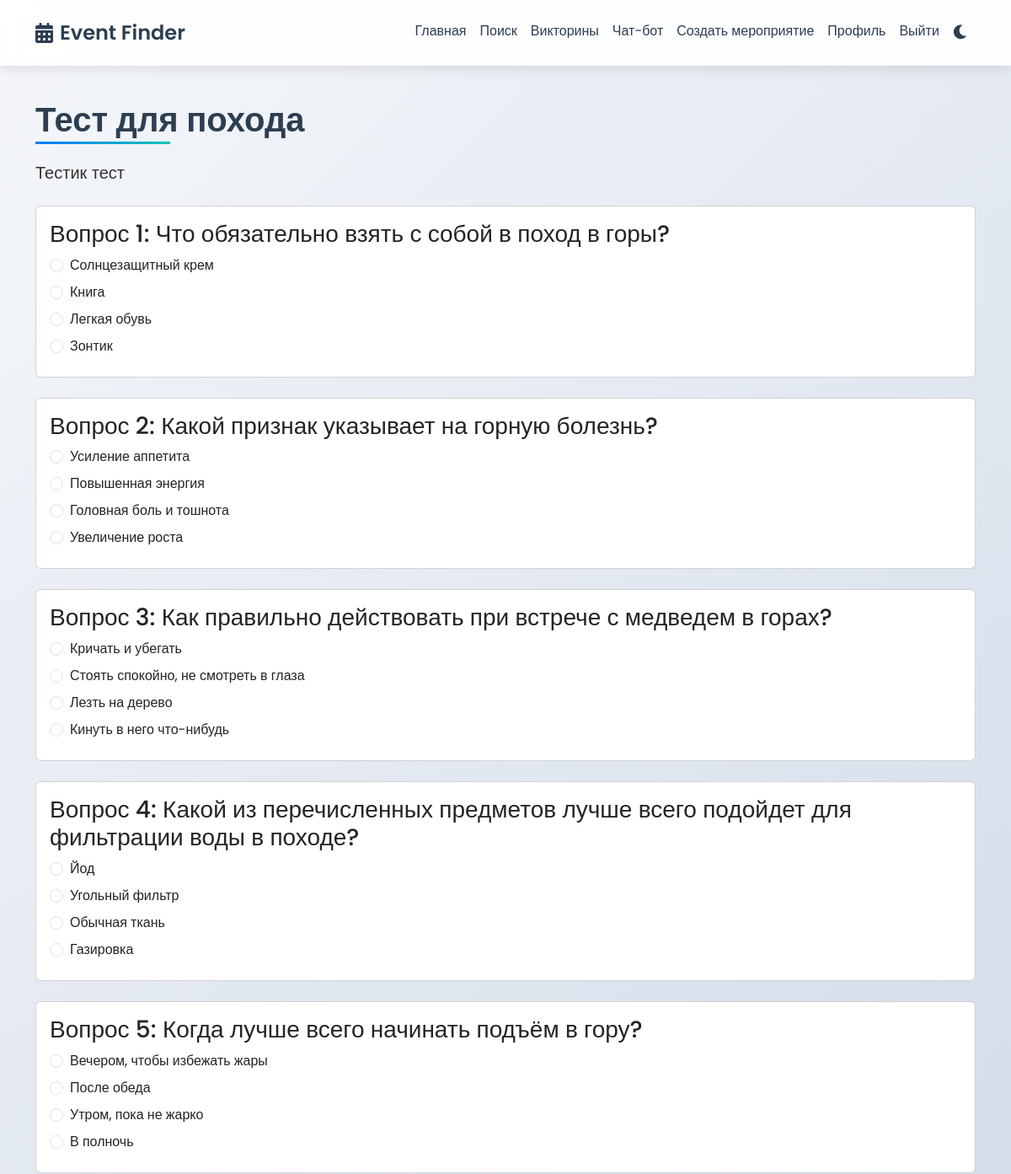
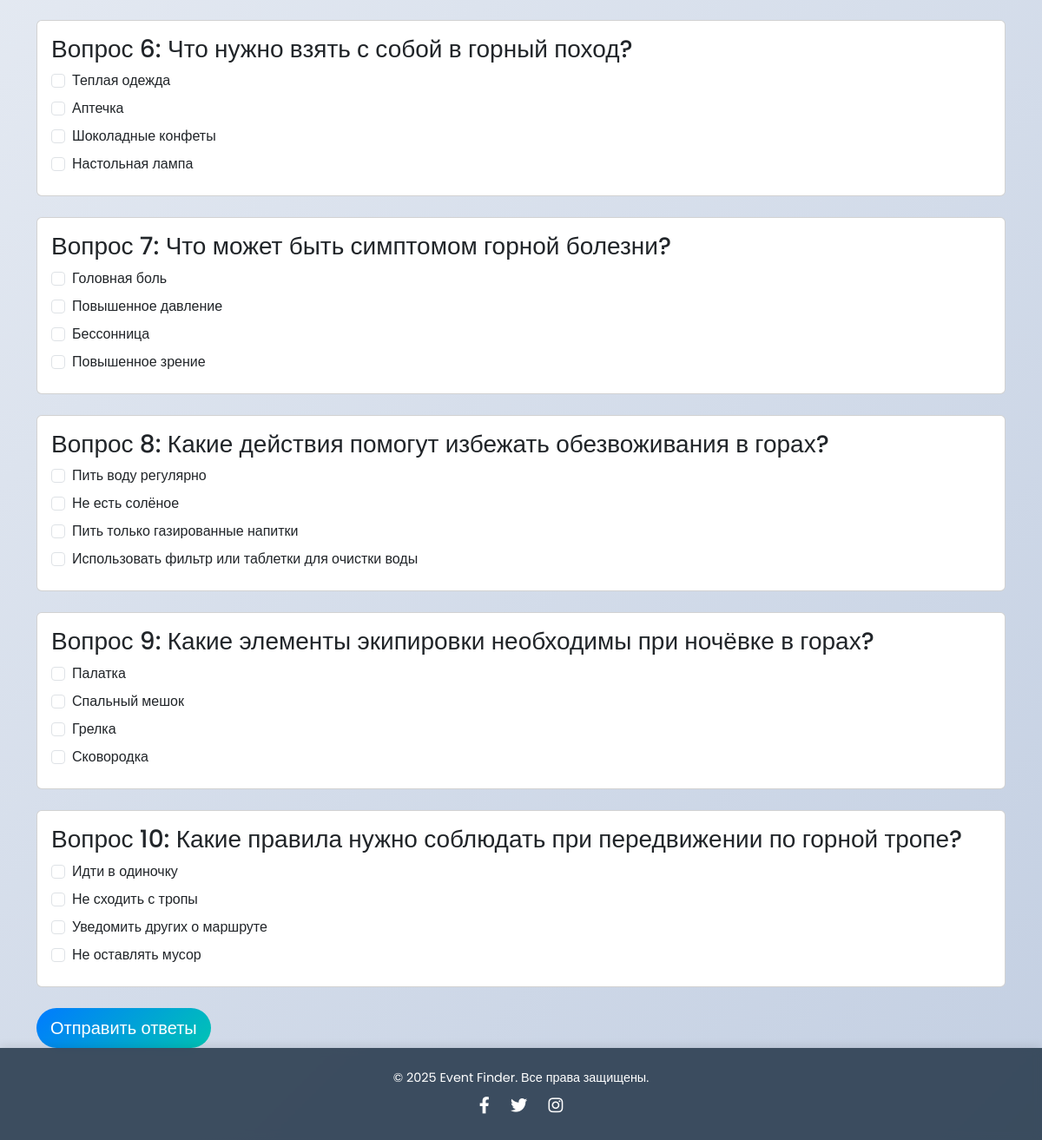
Screenshot of /quiz/1/ (signed in) with the database file from the repository (2 pictures, top to bottom).
### events/models.py (models this page shows, shortened)
class Quiz(models.Model):
    title = models.CharField(max_length=200, verbose_name="Название викторины")
    description = models.TextField(verbose_name="Описание")
    created_at = models.DateTimeField(auto_now_add=True, verbose_name="Дата создания")
    class Meta:
        verbose_name = "Викторина"
        verbose_name_plural = "Викторины"

class Question(models.Model):
    QUESTION_TYPE_CHOICES = [
        ('single', 'Одиночный выбор'),
        ('multiple', 'Множественный выбор'),
    ]
    quiz = models.ForeignKey(Quiz, on_delete=models.CASCADE, related_name='questions', verbose_name="Викторина")
    text = models.TextField(verbose_name="Текст вопроса")
    question_type = models.CharField(max_length=10, choices=QUESTION_TYPE_CHOICES, default='single', verbose_name="Тип вопроса")
    image = models.ImageField(upload_to='quiz_images/', blank=True, null=True, verbose_name="Изображение")
    option_1 = models.CharField(max_length=200, verbose_name="Вариант 1")
    option_2 = models.CharField(max_length=200, verbose_name="Вариант 2")
    option_3 = models.CharField(max_length=200, verbose_name="Вариант 3", blank=True)
    option_4 = models.CharField(max_length=200, verbose_name="Вариант 4", blank=True)
    correct_answers = models.CharField(max_length=50, verbose_name="Правильные ответы (индексы через запятую, например: 1 или 1,2)")
    def get_options(self):
        options = [self.option_1, self.option_2]
        if self.option_3:
            options.append(self.option_3)
        if self.option_4:
            options.append(self.option_4)
        return options
    class Meta:
        verbose_name = "Вопрос"
        verbose_name_plural = "Вопросы"

### events/views.py (the view, shortened to what this page needs)
# urls.py: path('quiz/<int:quiz_id>/', views.quiz_detail, name='quiz_detail'),
@login_required
def quiz_detail(request, quiz_id):
    quiz = Quiz.objects.get(id=quiz_id)
    questions = quiz.questions.all()
    return render(request, 'events/quiz_detail.html', {'quiz': quiz, 'questions': questions})

### events/templates/events/quiz_detail.html (shortened to what this page needs)
{% extends 'events/base.html' %}
{% block content %}
    <h1 class="mb-4">{{ quiz.title }}</h1>
    <p class="lead mb-4">{{ quiz.description }}</p>
    <form method="post" class="quiz-form">
        {% for question in questions %}
            <div class="question card mb-4">
                <div class="card-body">
                    <h3 class="card-title">Вопрос {{ forloop.counter }}: {{ question.text }}</h3>
                    {% if question.question_type == 'single' %}
                        {% for option in question.get_options %}
                            <div class="form-check mb-2">
                                <input type="radio" name="question_{{ question.id }}" value="{{ forloop.counter }}" class="form-check-input" id="option_{{ question.id }}_{{ forloop.counter }}" required>
                                <label class="form-check-label" for="option_{{ question.id }}_{{ forloop.counter }}">{{ option }}</label>
                            </div>
                        {% endfor %}
                    {% else %}
                        {% for option in question.get_options %}
                            <div class="form-check mb-2">
                                <input type="checkbox" name="question_{{ question.id }}" value="{{ forloop.counter }}" class="form-check-input" id="option_{{ question.id }}_{{ forloop.counter }}">
                                <label class="form-check-label" for="option_{{ question.id }}_{{ forloop.counter }}">{{ option }}</label>
                            </div>
                        {% endfor %}
                    {% endif %}
                </div>
            </div>
        {% endfor %}
        <button type="submit" class="btn btn-primary btn-lg">Отправить ответы</button>
    </form>
{% endblock %}

### static/css/styles.css (style rules this page uses)
* { margin: 0; padding: 0; box-sizing: border-box; }
body { font-family: 'Poppins', sans-serif; background: linear-gradient(135deg, #f5f7fa 0%, #c3cfe2 100%); color: #333; min-height: 100vh; display: flex; flex-direction: column; }
h1 { font-weight: 600; color: #2c3e50; margin-bottom: 1.5rem; position: relative; display: inline-block; }
h1::after { content: ''; position: absolute; bottom: -5px; left: 0; width: 50%; height: 3px; background: linear-gradient(to right, #007bff, #00c4b4); }
.btn-primary { background: linear-gradient(135deg, #007bff 0%, #00c4b4 100%); border: none; border-radius: 50px; transition: transform 0.3s ease, box-shadow 0.3s ease; }

### rows the page displays
Quiz: title "Тест для похода", description "Тестик тест"
Question: text "Что обязательно взять с собой в поход в горы?", get_options "Солнцезащитный крем" "Книга" "Легкая обувь" "Зонтик"
Question: text "Какой признак указывает на горную болезнь?", get_options "Усиление аппетита" "Повышенная энергия" "Головная боль и тошнота" "Увеличение роста"
Question: text "Как правильно действовать при встрече с медведем в горах?", get_options "Кричать и убегать" "Стоять спокойно, не смотреть в глаза" "Лезть на дерево" "Кинуть в него что-нибудь"
Question: text "Какой из перечисленных предметов лучше всего подойдет для фильтрации воды в походе?", get_options "Йод" "Угольный фильтр" "Обычная ткань" "Газировка"
Question: text "Когда лучше всего начинать подъём в гору?", get_options "Вечером, чтобы избежать жары" "После обеда" "Утром, пока не жарко" "В полночь"
Question: text "Что нужно взять с собой в горный поход?", get_options "Теплая одежда" "Аптечка" "Шоколадные конфеты" "Настольная лампа"
Question: text "Что может быть симптомом горной болезни?", get_options "Головная боль" "Повышенное давление" "Бессонница" "Повышенное зрение"
Question: text "Какие действия помогут избежать обезвоживания в горах?", get_options "Пить воду регулярно" "Не есть солёное" "Пить только газированные напитки" "Использовать фильтр или таблетки для очистки воды"
Question: text "Какие элементы экипировки необходимы при ночёвке в горах?", get_options "Палатка" "Спальный мешок" "Грелка" "Сковородка"
Question: text "Какие правила нужно соблюдать при передвижении по горной тропе?", get_options "Идти в одиночку" "Не сходить с тропы" "Уведомить других о маршруте" "Не оставлять мусор"
